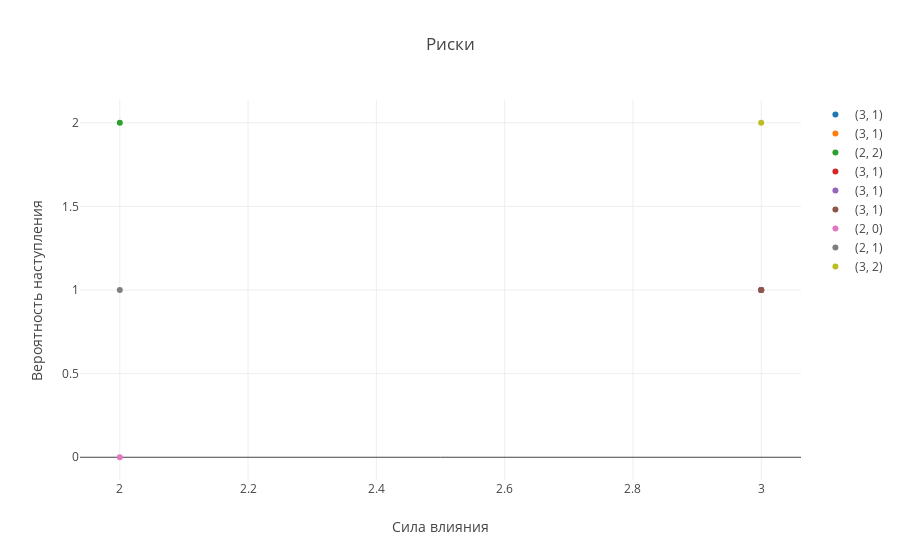

The cell this chart's notebook holds for it:
### Markdown cell above
## Анализ рисков и устранение препятствий на пути внедрения инновации

### Риски
<!-- TODO: https://vk.com/doc-170783355_493655193 слайд 5,6 -->

### Code cell
%run plot_dangers.py

# Вероятность наступлния: 
# 1% - 40%  = 1;
# 41% - 70% = 2;
# 71% - 99% = 3

### Figure 1 — Plotly figure (JSON) as saved in the notebook; plotly's stock layout.template omitted (floating-point values rounded to 4 significant figures)
{"data": [{"mode": "markers", "name": "(3, 1)", "text": ["Провал инновации -> подрыв доверия к руководству<br>Мероприятие:<br> Нести в массы то, что вся эта затея организована не<br> управлением, а студентами.<br>Статегия: Уклонение"], "type": "scatter", "uid": "da2b260b-1f70-4553-8a99-409989c6ee3d", "x": [3], "y": [1]}, {"mode": "markers", "name": "(3, 1)", "text": ["Пустая трата денег<br>Мероприятие: Тщательный контроль траты ресурсов. Отчеты перед инветорами.<br>Статегия: Снижение"], "type": "scatter", "uid": "89a93ed9-0ebe-4bf3-973f-e7021240a926", "x": [3], "y": [1]}, {"mode": "markers", "name": "(2, 2)", "text": ["Руководство не выделит денег<br>Мероприятие:<br> В таком случае, надо будет поддерживать то, что есть сейчас<br> организационно. Пытаться согласовать работу информационного комитета и учебного отдела. Помимо<br> этого, попробовать найти финансирование на стороне.<br>Статегия: Снижение"], "type": "scatter", "uid": "31333d40-4045-4909-a634-e94bd708e38e", "x": [2], "y": [2]}, {"mode": "markers", "name": "(3, 1)", "text": ["Отток сотрудников после повышени квалификации<br>Мероприятие:<br> Если сотрудники все же уходят, то искать новых. Если это<br> ценный сотрудник, то стараться найти с ним/ней компромис.<br>Статегия: Снижение"], "type": "scatter", "uid": "cad65566-a593-4bd0-aa37-7a99756882f8", "x": [3], "y": [1]}, {"mode": "markers", "name": "(3, 1)", "text": ["Отток сотрудников из-за непринятия системы<br>Мероприятие:<br> Если сотрудники все же решили уходить, то постараться узнать, что<br> им не нравится в созданой системе. Если выявится действительно проблемный<br> момент, то исправить его.<br>Статегия: Снижение"], "type": "scatter", "uid": "1288ec33-492e-4237-9a3e-76476ec7b225", "x": [3], "y": [1]}, {"mode": "markers", "name": "(3, 1)", "text": ["Проблемы с РКН, если польоваться запрещенными ресурсами<br>Мероприятие: Не пользоваться телеграммом или не афишировать его использование.<br>Статегия: Снижение"], "type": "scatter", "uid": "a55a18d6-213d-43a9-9d55-d58c370faa72", "x": [3], "y": [1]}, {"mode": "markers", "name": "(2, 0)", "text": ["Отток роботодателей от того, что им не понравилась новая система<br>Мероприятие:<br> Постараться узнать, что им не нравится в созданой системе. Если<br> выявится действительно проблемный момент, то исправить его.<br>Статегия: Снижение"], "type": "scatter", "uid": "19cd1e5a-26c9-4e3c-a62e-9c1e08a56533", "x": [2], "y": [0]}, {"mode": "markers", "name": "(2, 1)", "text": ["В случае найма сотрудников, отсутвие требуемых компетенций<br>Мероприятие: Тщательный подбор кадров. Проверка компенеций тестовыми заданиями.<br>Статегия: Снижение"], "type": "scatter", "uid": "88b1419e-08d5-4d28-b091-e16d85ab3e39", "x": [2], "y": [1]}, {"mode": "markers", "name": "(3, 2)", "text": ["Халатное отношение старых сотрудников к инновации<br>Мероприятие:<br> Доносить до сотрудников, почему это важно. Выяснять причины апатии и<br> помогать справляться с ней.<br>Статегия: Снижение"], "type": "scatter", "uid": "3c5f2730-0dbe-4abf-94f1-b79209546d17", "x": [3], "y": [2]}], "layout": {"title": {"text": "Риски"}, "xaxis": {"title": {"text": "Сила влияния"}}, "yaxis": {"title": {"text": "Вероятность наступления"}}}}
